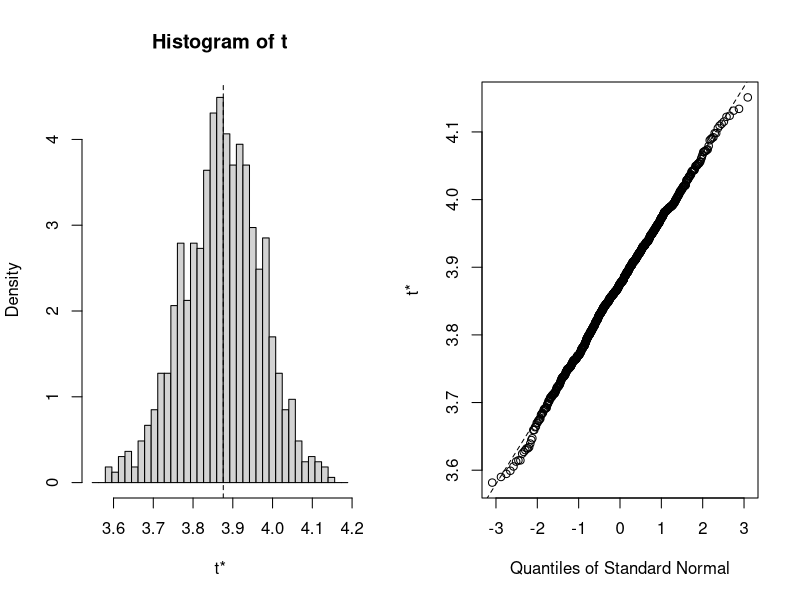

The R script that drew this image:
library(boot)

#read values, distribution of random sample variable
cputimes <- scan(file="cputime.txt")

#Read 30 items
head(cputimes)
#[1] 70 36 43 69 82 48

# Given theta.hat = log(E(X)) and b=1000
b = 1000
theta.hat=log(mean(cputimes))
3.87605

##############################
##Bootstrap Initiallizations##
##############################

set.seed(12345)

##Calculating log of mean 
mean.npar=function(x, indices){
  result<-log(mean(x[indices]))
  return(result)
}

###############################
##   Resampling the sample   ##
###############################

##replicating b times
theta.hat.est<-replicate( b, mean(log(sample(cputimes,length(cputimes),replace = TRUE)))) 
#calculating the means of every 30 size sample, and finding their log values
#theta.hat.est

###############################
########  Question 1 ##########
###############################

#Bias = ((1/b)*sum(theta.hat.est))-theta.hat
bias<-(1/b)*sum(theta.hat.est)-theta.hat
bias
#[1] -0.1379195

#SE<- sqrt((1/(b-1))*sum())
mean1<-mean(theta.hat.est)
se<-sqrt((1/(b-1))*sum((theta.hat.est-mean1)^2))
se
#[1] 0.1018897

#Verifying with bootstrap
boot.values <- boot(cputimes, mean.npar, b , sim="ordinary", stype="i")
boot.values
#Bootstrap Statistics :
#  original      bias    std. error
#t1*  3.87605 -0.00559612  0.09878979

mean(boot.values$t)-boot.values$t0
#[1] -0.00559612
bias
#[1] -0.00559612

sd(boot.values$t)
#[1] 0.09878979

se
#[1] 0.1018897

###############################
########  Question 2 ##########
###############################

quantile(theta.hat , c(0.025,0.975))
#> quantile(theta.hat , c(0.025,0.975))
#2.5%   97.5% 
#3.87605 3.87605 


###############################
########  Question 3 ##########
###############################

quantile(theta.hat.est-theta.hat , c(0.025,0.975))
#> quantile(theta.hat.est-theta.hat , c(0.025,0.975))
#2.5%       97.5% 
#  -0.32768826  0.06735244 

###############################
########  Question 4 ##########
###############################

plot(boot.values)

#Calculating 95% CI for normal, basic and percentile using formulae
ci.norm<-c(theta.hat-bias-qnorm(0.975)*se , theta.hat-bias-qnorm(0.025)*se)
ci.norm
#[1] 3.81427 4.21367
ci.basic<-c((2*theta.hat)-sort(theta.hat.est)[c(b+1)*0.975] , (2*theta.hat)-sort(theta.hat.est)[c(b+1)*0.025])
ci.basic
#[1] 3.808742 4.204275
ci.percentile<-sort(theta.hat.est)[c((b+1)*0.025, (b+1)*0.975)]
ci.percentile
#[1] 3.547826 3.943359

#Verifyying using bootstrap

#Normal bootstrap
boot.ci(boot.values, conf=.95, type="norm" )
boot.ci(boot.values, conf=.25, type="norm" )

#Basic Bootstrap
boot.ci(boot.values, conf=.95, type="basic" )
boot.ci(boot.values, conf=.25, type="basic" )

#percentie Bootstrap
boot.ci(boot.values, conf=.95, type="perc" )
boot.ci(boot.values, conf=.25, type="perc" )